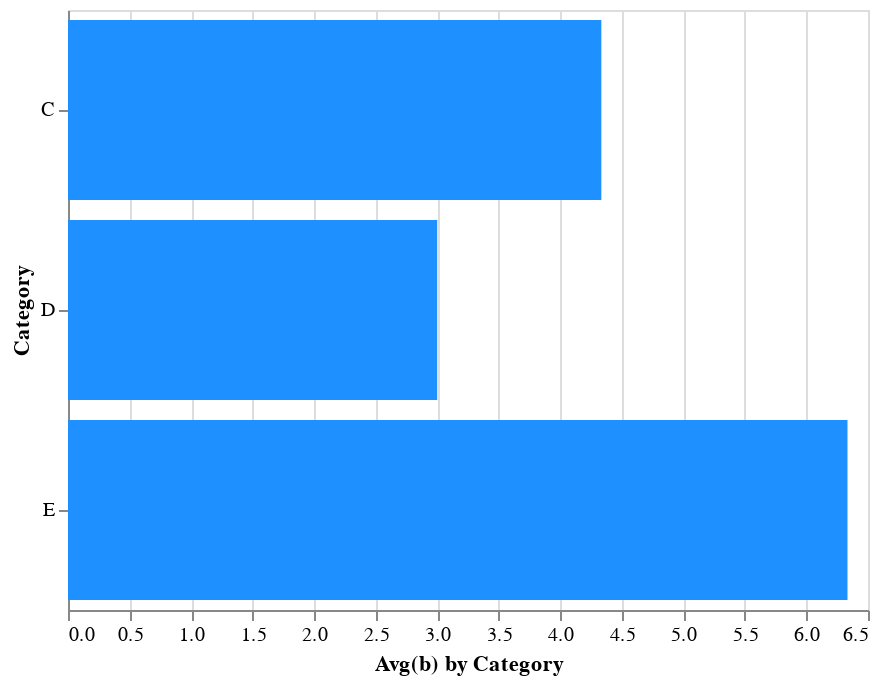

Notebook cell for this chart:
### Markdown cell above
We can specify the axis titles using the `axis` attribute of channel classes, and we can specify the color of the marking by setting the `color` keyword of the `Chart.mark_*` methods to any valid HTML color string:

### Code cell
alt.Chart(data).mark_bar(color='dodgerblue').encode(
    alt.Y('a', axis=alt.Axis(title='Category')),
    alt.X('average(b)', axis=alt.Axis(title='Avg(b) by Category'))
)

### Figure 1 — Vega-Lite specification as saved in the notebook (floating-point values rounded to 4 significant figures)
{"$schema": "https://vega.github.io/schema/vega-lite/v2.6.0.json", "config": {"view": {"height": 300, "width": 400}}, "data": {"name": "data-347f1284ea3247c0f55cb966abbdd2d8"}, "datasets": {"data-347f1284ea3247c0f55cb966abbdd2d8": [{"a": "C", "b": 2}, {"a": "C", "b": 7}, {"a": "C", "b": 4}, {"a": "D", "b": 1}, {"a": "D", "b": 2}, {"a": "D", "b": 6}, {"a": "E", "b": 8}, {"a": "E", "b": 4}, {"a": "E", "b": 7}]}, "encoding": {"x": {"aggregate": "average", "axis": {"title": "Avg(b) by Category"}, "field": "b", "type": "quantitative"}, "y": {"axis": {"title": "Category"}, "field": "a", "type": "nominal"}}, "mark": {"color": "dodgerblue", "type": "bar"}}
